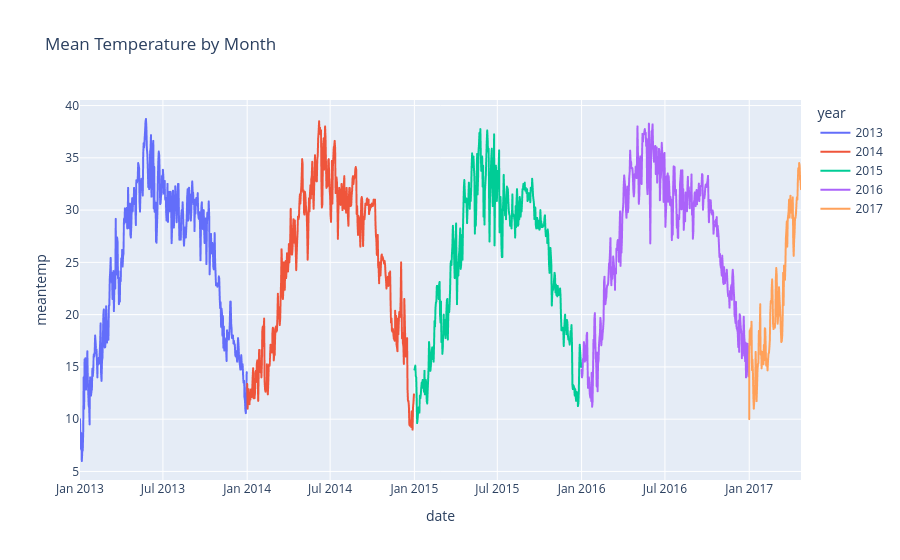

The cell this chart's notebook holds for it:
### Code cell
# same in plotly
fig = px.line(df, x=df.index , y="meantemp", color="year", title='Mean Temperature by Month')
fig.show()
